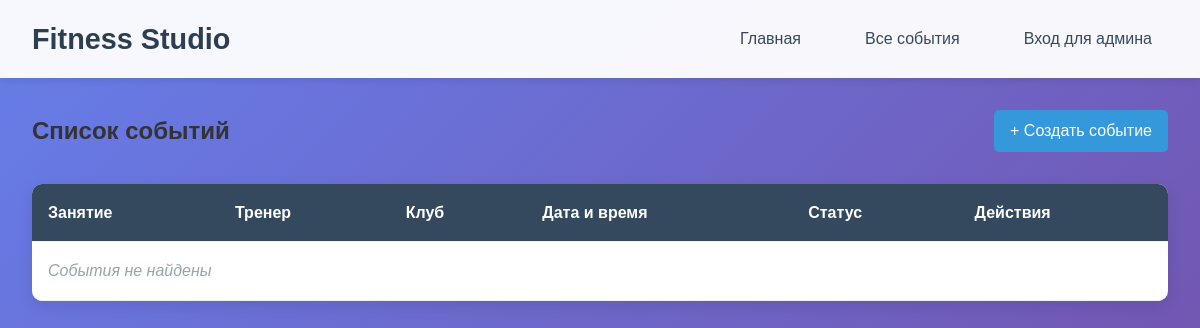
Before: /events/ (signed in) with the older database file.
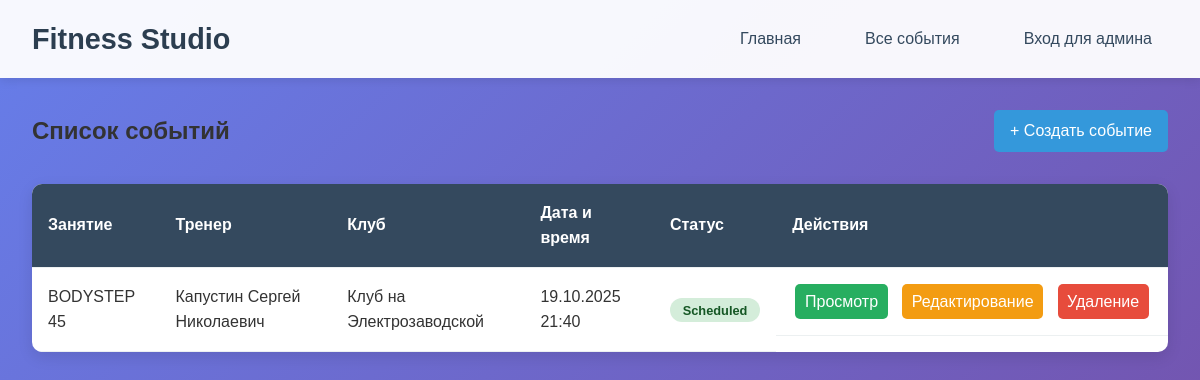
After: the same page with the newer database file.
### FitnessStudio/models.py (models this page shows, shortened)
class Event(models.Model):
    STATUS_CHOICES = [
        ('scheduled', 'Scheduled'),
        ('cancelled', 'Cancelled'),
        ('completed', 'Completed'),
    ]
    id = models.UUIDField(primary_key=True, default=uuid.uuid4, editable=False)
    class_id = models.ForeignKey(Class, on_delete=models.CASCADE, related_name='events')
    trainer_id = models.ForeignKey(Trainer, on_delete=models.CASCADE, related_name='events')
    club_id = models.ForeignKey(Club, on_delete=models.CASCADE, related_name='events')
    booked_count = models.PositiveIntegerField(default=0)
    description = models.TextField(blank=True)
    start_at = models.DateTimeField(verbose_name="Start at")
    end_at = models.DateTimeField(verbose_name="End at")
    status = models.CharField(max_length=20, choices=STATUS_CHOICES, default='scheduled')

class Class(models.Model):
    id = models.UUIDField(primary_key=True, default=uuid.uuid4, editable=False)
    title = models.CharField(max_length=100, verbose_name="Title")
    category = models.CharField(max_length=100, verbose_name="Category")
    duration_minutes = models.IntegerField(verbose_name="Duration")
    level = models.IntegerField(verbose_name="Level")

class Trainer(models.Model):
    id = models.UUIDField(primary_key=True, default=uuid.uuid4, editable=False)
    full_name = models.CharField(max_length=150, verbose_name="Full Name")
    experience = models.CharField(max_length=150, verbose_name="Experience")
    photo = models.ImageField(
        upload_to='trainers/',
        verbose_name="Photo",
        null=True,
        blank=True,
    )
    speciality = models.CharField(max_length=100, verbose_name="Speciality")

class Club(models.Model):
    id = models.UUIDField(primary_key=True, default=uuid.uuid4, editable=False)
    name = models.CharField(max_length=100, verbose_name="Name club")
    address = models.TextField(verbose_name="Address")
    phone = models.CharField(max_length=20, verbose_name="Phone")
    working_hours = models.TextField(verbose_name="Working hours")
    amenities = models.TextField(verbose_name="Amenities")

### FitnessStudio/views.py (the view)
# urls.py: path('events/', views.event_list, name='event_list'),
@login_required
def event_list(request):
    events = Event.objects.all().order_by('-start_at')
    return render(request, 'FitnessStudio/event_list.html', {'events': events})

### FitnessStudio/templates/FitnessStudio/event_list.html (shortened to what this page needs)
{% extends "FitnessStudio/base.html" %}
{% block content %}
<div class="header-actions">
    <h2>Список событий</h2>
    <a href="{% url 'event_create' %}" class="btn btn-primary">+ Создать событие</a>
</div>
<div class="table-container">
    <table class="events-table">
        <thead>
            <tr>
                <th>Занятие</th>
                <th>Тренер</th>
                <th>Клуб</th>
                <th>Дата и время</th>
                <th>Статус</th>
                <th>Действия</th>
            </tr>
        </thead>
        <tbody>
            {% for event in events %}
            <tr>
                <td>{{ event.class_id.title }}</td>
                <td>{{ event.trainer_id.full_name }}</td>
                <td>{{ event.club_id.name }}</td>
                <td>{{ event.start_at|date:"d.m.Y H:i" }}</td>
                <td>
                    <span class="status-badge status-{{ event.status }}">
                        {{ event.get_status_display }}
                    </span>
                </td>
                <td class="actions">
                    <a href="{% url 'event_detail' event.id %}" class="btn btn-view">Просмотр</a>
                    <a href="{% url 'event_edit' event.id %}" class="btn btn-edit">Редактирование</a>
                    <a href="{% url 'event_delete' event.id %}" class="btn btn-delete">Удаление</a>
                </td>
            </tr>
            {% empty %}
            <tr>
                <td colspan="6" class="empty-message">События не найдены</td>
            </tr>
            {% endfor %}
        </tbody>
    </table>
</div>
{% endblock %}

Changed rows visible on the page:
added Event: class_id "BODYSTEP 45", trainer_id.full_name "Капустин Сергей Николаевич", club_id.name "Клуб на Электрозаводской", start_at "19.10.2025 21:40", status "Scheduled"
Other visible differences:
text no longer shown: "События не найдены"
